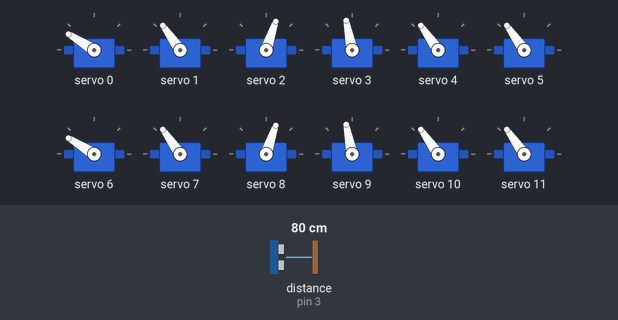
Recording of a sketch running on a simulated Arduino Uno, built with avr-gcc and run on an emulated ATmega328P. Shown: 12 × servo. Wiring (inferred from the names in the program): ultrasonic range finder: trigger pin 2; echo pin 3. The test bench sets the inputs (shaded band); at power-on: distance to the obstacle (sensor on pin 3) 80 cm. The echo pulse lasts 58.3 µs per cm; what the sketch prints to the serial monitor is not drawn.

Above: at 2.13 s.
2.7 s: distance to the obstacle (sensor on pin 3) set to 23 cm
6.0 s: distance to the obstacle (sensor on pin 3) set to 19 cm
At 6.9 s:
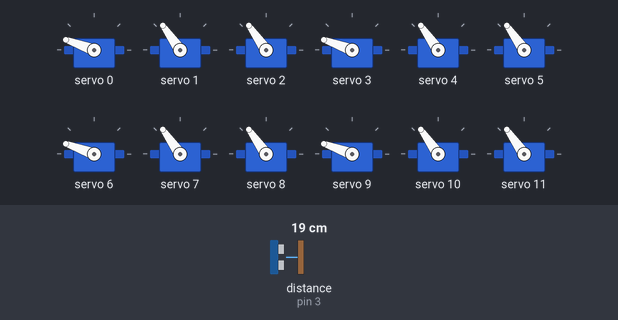
9.3 s: distance to the obstacle (sensor on pin 3) set to 35 cm
At 9.46 s:
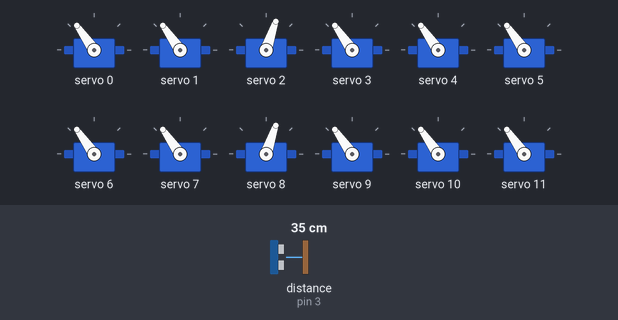
12.6 s: distance to the obstacle (sensor on pin 3) set to 2 cm
At 12.91 s:
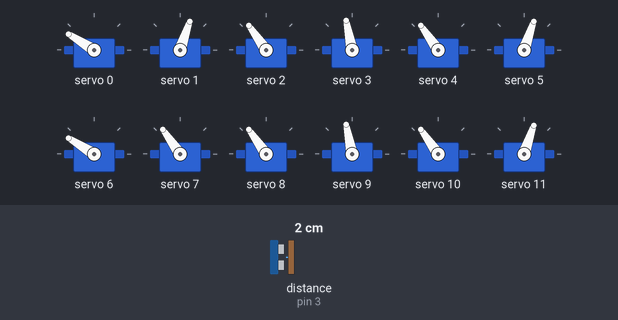
15.9 s: distance to the obstacle (sensor on pin 3) set to 60 cm
At 16.33 s:
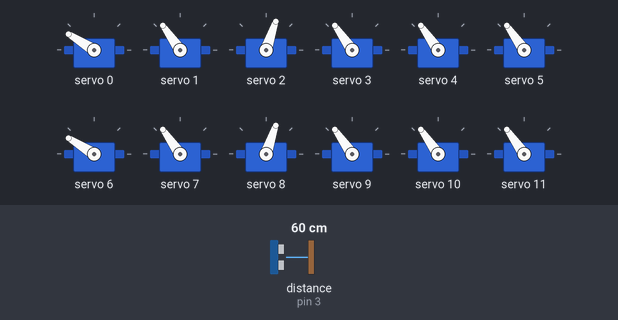
Timing chart, 0 to 20.2 s (numbered marks = the images above; inputs shaded):
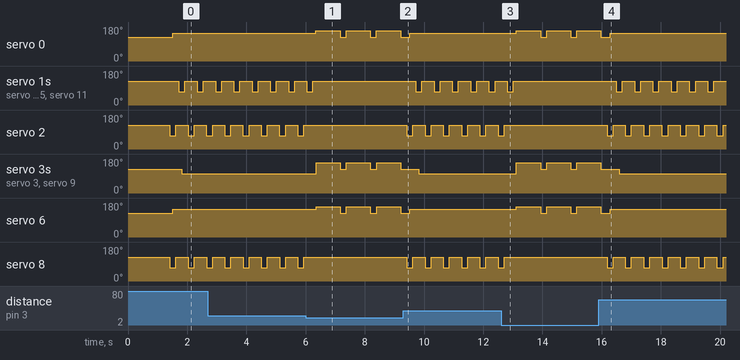

The sketch:

hexapod_controller.ino
```cpp
/*
 * Hexapod Robot Controller
 *
 * 18-DOF Hexapod Robot with Autonomous Obstacle Avoidance
 *
 * Hardware:
 * - Arduino Uno (ATmega328P)
 * - PCA9685 16-Channel PWM Servo Driver
 * - 18x MG90S Micro Servos
 * - HC-SR04 Ultrasonic Distance Sensor
 * - 7.4V 2S LiPo Battery
 *
 * Author: Vinay Nekkanti
 * Date: December 2025
 * GitHub: https://github.com/VinayNekkanti/hexapod-robot-controller
 *
 * Pin Configuration:
 * - A4 (SDA): I2C Data to PCA9685
 * - A5 (SCL): I2C Clock to PCA9685
 * - D2: Ultrasonic Trigger
 * - D3: Ultrasonic Echo
 */

#include <Wire.h>
#include <Adafruit_PWMServoDriver.h>

// ==================== HARDWARE CONFIGURATION ====================

// PCA9685 PWM Driver Configuration
Adafruit_PWMServoDriver pwm = Adafruit_PWMServoDriver();

// Servo configuration constants
#define NUM_SERVOS 18           // Total number of servos (6 legs × 3 joints)
#define SERVO_FREQ 50           // PWM frequency in Hz (standard for servos)
#define SERVOMIN 150            // Minimum pulse length count (out of 4096)
#define SERVOMAX 600            // Maximum pulse length count (out of 4096)

// Ultrasonic sensor pins
#define TRIG_PIN 2              // Trigger pin for HC-SR04
#define ECHO_PIN 3              // Echo pin for HC-SR04
#define OBSTACLE_DISTANCE 20    // Distance threshold in cm to trigger avoidance

// Timing constants (milliseconds)
#define GAIT_STEP_DELAY 100     // Delay between gait phases
#define TURN_DURATION 500       // Duration of turn maneuver
#define SENSOR_POLL_INTERVAL 50 // How often to check distance sensor

// ==================== SERVO MAPPING ====================
/*
 * Servo Layout:
 * Leg numbering (top view):
 *     0 ---- 1
 *     |      |
 *     2 ---- 3
 *     |      |
 *     4 ---- 5
 *
 * Right side: 0 (front), 2 (middle), 4 (rear)
 * Left side:  1 (front), 3 (middle), 5 (rear)
 *
 * Each leg has 3 servos:
 * - Coxa (hip): rotates leg horizontally
 * - Femur (thigh): lifts leg up/down
 * - Tibia (shin): extends/retracts foot
 */

// Servo channel assignments on PCA9685
enum ServoChannels {
  // Right Front Leg (Leg 0)
  LEG0_COXA = 0,
  LEG0_FEMUR = 1,
  LEG0_TIBIA = 2,

  // Left Front Leg (Leg 1)
  LEG1_COXA = 3,
  LEG1_FEMUR = 4,
  LEG1_TIBIA = 5,

  // Right Middle Leg (Leg 2)
  LEG2_COXA = 6,
  LEG2_FEMUR = 7,
  LEG2_TIBIA = 8,

  // Left Middle Leg (Leg 3)
  LEG3_COXA = 9,
  LEG3_FEMUR = 10,
  LEG3_TIBIA = 11,

  // Right Rear Leg (Leg 4)
  LEG4_COXA = 12,
  LEG4_FEMUR = 13,
  LEG4_TIBIA = 14,

  // Left Rear Leg (Leg 5)
  LEG5_COXA = 15,
  LEG5_FEMUR = 16,
  LEG5_TIBIA = 17
};

// ==================== GLOBAL VARIABLES ====================

// Neutral positions for all servos (adjust during calibration)
// These are the angles when the robot is in standing position
int neutralPos[NUM_SERVOS] = {
  90, 90, 90,  // Leg 0: Coxa, Femur, Tibia
  90, 90, 90,  // Leg 1
  90, 90, 90,  // Leg 2
  90, 90, 90,  // Leg 3
  90, 90, 90,  // Leg 4
  90, 90, 90   // Leg 5
};

// Current positions of all servos
int currentPos[NUM_SERVOS];

// Timing variables
unsigned long lastSensorRead = 0;

// ==================== SETUP ====================

void setup() {
  // Initialize serial communication for debugging
  Serial.begin(115200);
  Serial.println(F("========================================"));
  Serial.println(F("  Hexapod Robot Controller v1.0"));
  Serial.println(F("  18-DOF with Obstacle Avoidance"));
  Serial.println(F("========================================"));
  Serial.println();
  Serial.println(F("Initializing..."));

  // Initialize I2C bus
  Wire.begin();

  // Initialize PCA9685 PWM driver
  pwm.begin();
  pwm.setPWMFreq(SERVO_FREQ);  // Set to 50Hz for servos
  delay(10);  // Allow oscillator to stabilize

  Serial.println(F("✓ PWM Driver initialized (50Hz)"));

  // Initialize ultrasonic sensor pins
  pinMode(TRIG_PIN, OUTPUT);
  pinMode(ECHO_PIN, INPUT);

  Serial.println(F("✓ Ultrasonic sensor configured"));

  // Set all servos to neutral position
  Serial.println(F("Setting servos to neutral position..."));
  for (int i = 0; i < NUM_SERVOS; i++) {
    setServoAngle(i, neutralPos[i]);
    currentPos[i] = neutralPos[i];
    delay(20);  // Small delay to avoid current surge
  }

  Serial.println(F("✓ All servos initialized"));

  // Wait for servos to reach position
  delay(1000);

  Serial.println();
  Serial.println(F("========================================"));
  Serial.println(F("  Robot Ready!"));
  Serial.println(F("  Starting autonomous navigation..."));
  Serial.println(F("========================================"));
  Serial.println();
}

// ==================== MAIN LOOP ====================

void loop() {
  unsigned long currentTime = millis();

  // Read distance sensor periodically
  if (currentTime - lastSensorRead >= SENSOR_POLL_INTERVAL) {
    float distance = getDistance();
    lastSensorRead = currentTime;

    // Decision logic based on obstacle proximity
    if (distance > OBSTACLE_DISTANCE) {
      // Path is clear - continue walking forward
      Serial.println(F("Walking forward..."));
      tripodGait();

    } else if (distance > 0) {
      // Obstacle detected - perform avoidance maneuver
      Serial.print(F("⚠ Obstacle detected at "));
      Serial.print(distance, 1);
      Serial.println(F(" cm - Turning right"));

      turnRight();
      delay(TURN_DURATION);

      // Return to neutral after turn
      returnToNeutral();
    }
  }
}

// ==================== SERVO CONTROL FUNCTIONS ====================

/**
 * Set servo to specific angle (0-180 degrees)
 * Converts angle to PWM pulse width and sends via I2C
 *
 * @param servoNum: Servo channel (0-17)
 * @param angle: Desired angle in degrees (0-180)
 */
void setServoAngle(int servoNum, int angle) {
  // Constrain angle to valid range
  angle = constrain(angle, 0, 180);

  // Map angle (0-180°) to pulse width (SERVOMIN-SERVOMAX)
  // PCA9685 uses 12-bit resolution (0-4095)
  int pulseWidth = map(angle, 0, 180, SERVOMIN, SERVOMAX);

  // Send PWM signal via I2C
  pwm.setPWM(servoNum, 0, pulseWidth);

  // Update position tracking
  currentPos[servoNum] = angle;
}

/**
 * Smoothly move servo from current position to target angle
 * Uses linear interpolation for smooth motion
 *
 * @param servoNum: Servo channel
 * @param targetAngle: Desired final angle
 * @param stepDelay: Delay between each step (ms)
 */
void smoothMove(int servoNum, int targetAngle, int stepDelay) {
  int current = currentPos[servoNum];
  int steps = abs(targetAngle - current);
  int direction = (targetAngle > current) ? 1 : -1;

  for (int i = 0; i < steps; i++) {
    current += direction;
    setServoAngle(servoNum, current);
    delay(stepDelay);
  }
}

/**
 * Return all servos to neutral standing position
 */
void returnToNeutral() {
  for (int i = 0; i < NUM_SERVOS; i++) {
    setServoAngle(i, neutralPos[i]);
  }
  delay(200);
}

// ==================== GAIT PATTERNS ====================

/**
 * Tripod Gait Pattern
 *
 * Most stable gait for hexapod robots. Three legs move while three
 * stay planted, forming two alternating triangular support patterns.
 *
 * Group 1: Legs 0, 2, 4 (right front, right rear, left middle)
 * Group 2: Legs 1, 3, 5 (left front, left rear, right middle)
 *
 * Sequence:
 * 1. Lift Group 1
 * 2. Move Group 1 forward (while Group 2 supports)
 * 3. Lower Group 1
 * 4. Lift Group 2
 * 5. Move Group 2 forward (while Group 1 supports)
 * 6. Lower Group 2
 * 7. Repeat
 */
void tripodGait() {
  // Phase 1: Lift first tripod (legs 0, 2, 4)
  liftLegs(0, 2, 4);
  delay(GAIT_STEP_DELAY);

  // Phase 2: Move lifted legs forward
  moveLegsForward(0, 2, 4);
  delay(GAIT_STEP_DELAY);

  // Phase 3: Lower first tripod
  lowerLegs(0, 2, 4);
  delay(GAIT_STEP_DELAY);

  // Phase 4: Lift second tripod (legs 1, 3, 5)
  liftLegs(1, 3, 5);
  delay(GAIT_STEP_DELAY);

  // Phase 5: Move lifted legs forward
  moveLegsForward(1, 3, 5);
  delay(GAIT_STEP_DELAY);

  // Phase 6: Lower second tripod
  lowerLegs(1, 3, 5);
  delay(GAIT_STEP_DELAY);
}

/**
 * Lift specified legs by raising tibia servos
 *
 * @param leg1, leg2, leg3: Leg numbers (0-5)
 */
void liftLegs(int leg1, int leg2, int leg3) {
  int liftAngle = 45;  // Degrees to lift (adjust as needed)

  // Tibia is the 3rd servo of each leg (index: leg*3 + 2)
  setServoAngle(leg1 * 3 + 2, liftAngle);
  setServoAngle(leg2 * 3 + 2, liftAngle);
  setServoAngle(leg3 * 3 + 2, liftAngle);
}

/**
 * Lower specified legs by returning tibia servos to neutral
 *
 * @param leg1, leg2, leg3: Leg numbers (0-5)
 */
void lowerLegs(int leg1, int leg2, int leg3) {
  // Return to neutral position
  setServoAngle(leg1 * 3 + 2, neutralPos[leg1 * 3 + 2]);
  setServoAngle(leg2 * 3 + 2, neutralPos[leg2 * 3 + 2]);
  setServoAngle(leg3 * 3 + 2, neutralPos[leg3 * 3 + 2]);
}

/**
 * Move specified legs forward by rotating coxa servos
 *
 * @param leg1, leg2, leg3: Leg numbers (0-5)
 */
void moveLegsForward(int leg1, int leg2, int leg3) {
  int moveAngle = 20;  // Degrees to move forward (adjust for step size)

  // Coxa is the 1st servo of each leg (index: leg*3)
  // Add angle for right-side legs, subtract for left-side legs
  setServoAngle(leg1 * 3, neutralPos[leg1 * 3] + (leg1 % 2 == 0 ? moveAngle : -moveAngle));
  setServoAngle(leg2 * 3, neutralPos[leg2 * 3] + (leg2 % 2 == 0 ? moveAngle : -moveAngle));
  setServoAngle(leg3 * 3, neutralPos[leg3 * 3] + (leg3 % 2 == 0 ? moveAngle : -moveAngle));
}

// ==================== TURNING MANEUVERS ====================

/**
 * Turn robot right by rotating all coxa servos
 * Creates a pivot turn in place
 */
void turnRight() {
  int turnAngle = 30;  // Degrees to turn (adjust for turn radius)

  // Rotate all coxa servos
  for (int leg = 0; leg < 6; leg++) {
    int coxaServo = leg * 3;
    setServoAngle(coxaServo, neutralPos[coxaServo] + turnAngle);
  }

  delay(300);
}

/**
 * Turn robot left by rotating all coxa servos
 */
void turnLeft() {
  int turnAngle = 30;

  for (int leg = 0; leg < 6; leg++) {
    int coxaServo = leg * 3;
    setServoAngle(coxaServo, neutralPos[coxaServo] - turnAngle);
  }

  delay(300);
}

// ==================== ULTRASONIC SENSOR ====================

/**
 * Measure distance using HC-SR04 ultrasonic sensor
 *
 * Working principle:
 * 1. Send 10µs trigger pulse
 * 2. Sensor emits 8 ultrasonic pulses at 40kHz
 * 3. Measure echo pulse duration
 * 4. Calculate distance: distance = (duration × speed_of_sound) / 2
 *
 * @return Distance in centimeters (0 if no echo or timeout)
 */
float getDistance() {
  // Send trigger pulse
  digitalWrite(TRIG_PIN, LOW);
  delayMicroseconds(2);
  digitalWrite(TRIG_PIN, HIGH);
  delayMicroseconds(10);
  digitalWrite(TRIG_PIN, LOW);

  // Read echo pulse duration (timeout after 30ms = ~5m max range)
  long duration = pulseIn(ECHO_PIN, HIGH, 30000);

  // Calculate distance
  // Speed of sound = 343 m/s = 0.0343 cm/µs
  // Distance = (duration × 0.0343) / 2  (divide by 2 for round trip)
  float distance = duration * 0.0343 / 2;

  // Return 0 if no echo received (timeout)
  if (duration == 0) {
    return 0;
  }

  return distance;
}

// ==================== END OF CODE ====================
```

Measured:
- the behaviour switches between 21 and 20 cm on distance to the obstacle (sensor on pin 3) (found by bisection; images 0 and 1)
- after the input at 6.0 s, servo 0: alternates 160° for 0.82 s and 125° for 0.20 s, starting after 0.35 s; servo 1, servo 5, servo 11: goes on until 6.2 s, then stays 125°; servo 2, servo 8: stops changing and stays 125°; servo 3, servo 6, servo 9: alternates 160° for 0.81 s and 125° for 0.21 s, starting after 0.35 s
- after the input at 9.3 s, servo 1, servo 5, servo 11: alternates 125° for 0.41 s and 71° for 0.20 s, starting after 0.42 s; servo 2: alternates 125° for 0.41 s and 71° for 0.21 s, starting after 0.12 s; servo 8: alternates 125° for 0.41 s and 71° for 0.20 s, starting after 0.12 s
- after the input at 12.6 s, servo 0: alternates 160° for 0.82 s and 125° for 0.20 s, starting after 0.52 s; servo 1, servo 5, servo 11: goes on until 13.0 s, then stays 125°; servo 2, servo 8: goes on until 12.7 s, then stays 125°; servo 3, servo 6, servo 9: alternates 160° for 0.81 s and 125° for 0.21 s, starting after 0.52 s
- after the input at 15.9 s, servo 1, servo 5, servo 11: alternates 125° for 0.41 s and 71° for 0.20 s, starting after 0.59 s; servo 2: alternates 125° for 0.41 s and 71° for 0.21 s, starting after 0.28 s; servo 8: alternates 125° for 0.41 s and 71° for 0.20 s, starting after 0.28 s
- by itself, servo 1, servo 5, servo 8, servo 11: alternates 125° for 0.41 s and 71° for 0.20 s
- by itself, servo 2: alternates 125° for 0.41 s and 71° for 0.21 s
